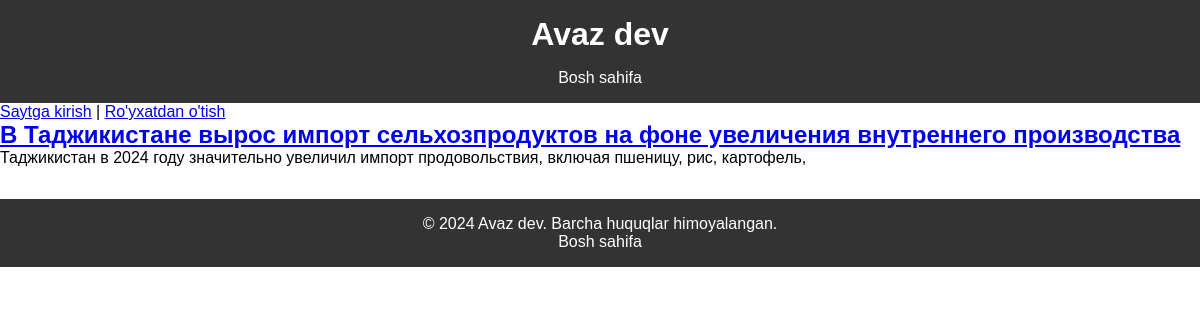
The page / on the database its author committed.
### blog/models.py (models this page shows, shortened)
class Post(models.Model):
    title = models.CharField(max_length=255)
    author = models.ForeignKey(
        'auth.User',
        on_delete=models.CASCADE,
    )
    body = models.TextField()

### blog/views.py (the view)
# urls.py: path('', BlogListView.as_view(), name='home'),
class BlogListView(ListView):
    model = Post
    template_name = 'home.html'
    context_object_name = 'posts'  # Better context name

### templates/home.html
{% extends 'base.html' %}
{% block content %}
    {% for post in object_list %}
        <div class="post-entry">
            <h2><a href="{% url 'post_detal' post.pk %}">{{ post.title }}</a></h2>
            <p>{{ post.body|slice:":100" }}</p>
        </div>
    {% endfor %}
{% endblock content %}

### templates/base.html (shortened to what this page needs)
{% load static %}
<!DOCTYPE html>
<html lang="en">
<head>
    <link rel="stylesheet" href="{% static 'css/base.css' %}">
</head>
<body>
    <header>
        <h1><a href="{% url 'home' %}">Avaz dev</a></h1>
        <nav>
            <ul>
                <li><a href="{% url 'home' %}">Bosh sahifa</a></li>
            </ul>
        </nav>
    </header>
    {% if user.is_authenticated %}
        <p>Xush kelibsiz, {{ user.username }}!</p>
        <form action="{% url 'logout' %}" method="post">
            {% csrf_token %}
            <button type="submit" class="logout-button">Chiqib ketish</button>
        </form>
    {% else %}
        <p>
            <a href="{% url 'login' %}">Saytga kirish</a> |
            <a href="{% url 'signup' %}">Ro'yxatdan o'tish</a>
        </p>
    {% endif %}
    <div>
        {% block content %}
        {% endblock content %}
    </div>
    <footer>
        <p>&copy; 2024 Avaz dev. Barcha huquqlar himoyalangan.</p>
        <p><a href="{% url 'home' %}">Bosh sahifa</a></p>
    </footer>
</body>
</html>

### static/css/base.css (style rules this page uses)
body, h1, h2, p, ul, li, a, button { margin: 0; padding: 0; font-family: Arial, sans-serif; }
header { background-color: #333; color: white; padding: 1rem; text-align: center; }
header h1 a { color: white; text-decoration: none; }
nav ul { list-style: none; display: flex; justify-content: center; margin-top: 1rem; }
nav ul li { margin: 0 1rem; }
nav ul li a { color: white; text-decoration: none; }
footer { background-color: #333; color: white; text-align: center; padding: 1rem; margin-top: 2rem; }
footer a { color: white; text-decoration: none; }

### rows shown on the page
Post: title "В Таджикистане вырос импорт сельхозпродуктов на фоне увеличения внутреннего производства", body "Таджикистан в 2024 году значительно увеличил импорт продовольствия, включая пшеницу, рис, картофель,"
